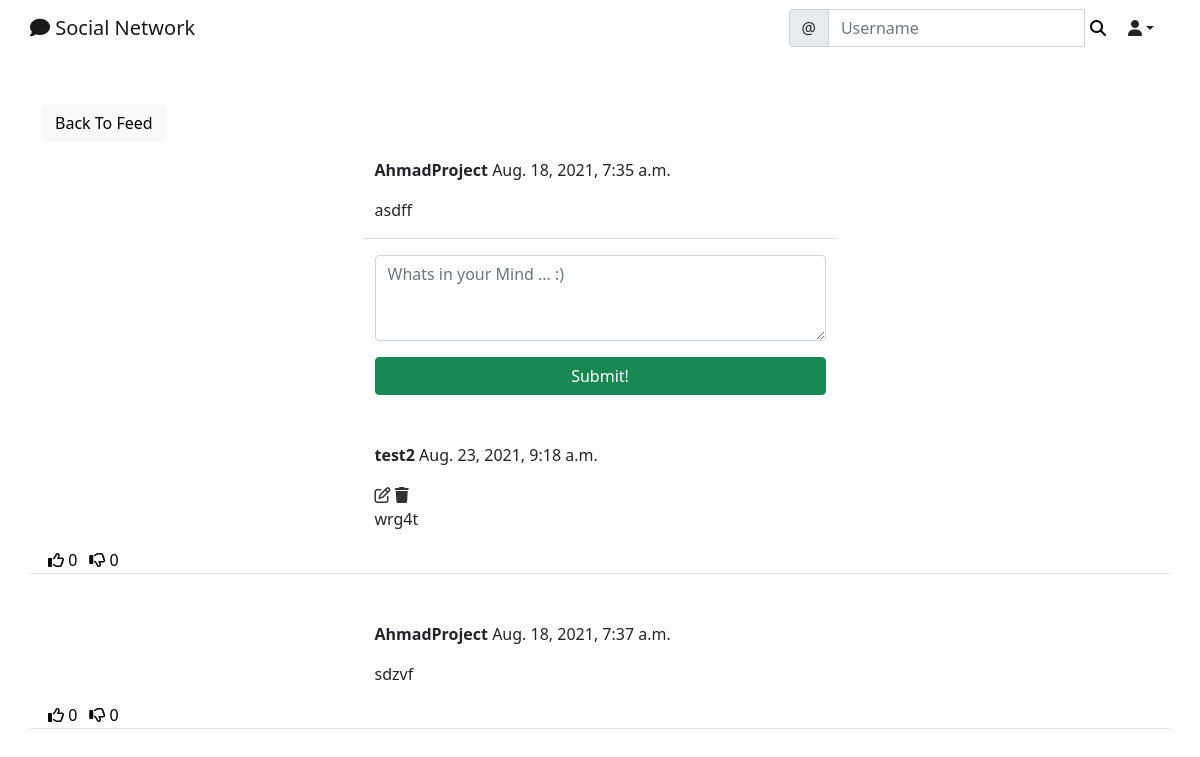
The page /social/post/15/ (signed in) on the database as committed earlier.
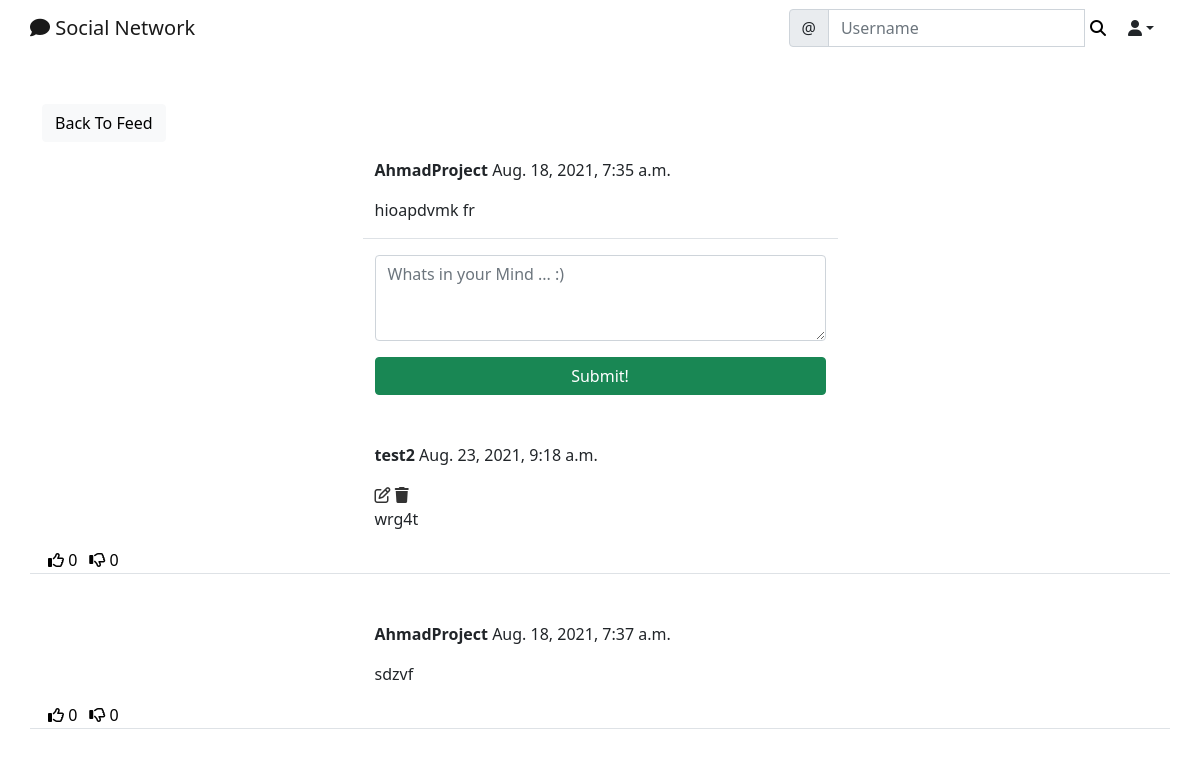
The same page on the database as committed later.
### social/models.py (models this page shows)
class Post(models.Model):
    body =models.TextField()
    created_on =models.DateTimeField(default=timezone.now)
    author = models.ForeignKey(User,on_delete=models.CASCADE)
    likes =models.ManyToManyField(User, blank=True ,related_name='likes')
    dislikes =models.ManyToManyField(User,blank=True,related_name='dislikes')

### social/views.py (the view, shortened to what this page needs)
# urls.py: path('post/<int:pk>/', PostDetailView.as_view(), name='post-detail'),
class PostDetailView(LoginRequiredMixin, View):
    def get(self, request, pk, *args, **kwargs):
        post = Post.objects.get(pk=pk)
        form = CommentForm()
        comments = Comment.objects.filter(post=post).order_by('-created_on')
        context = {
            'post': post,
            'form': form,
            'comments': comments,
        }
        return render(request, 'social/post_detail.html', context)

### social/forms.py
class CommentForm(forms.ModelForm):
    comment = forms.CharField(
        label= '',
        widget= forms.Textarea(attrs={
            'rows':'3' ,
            'placeholder':'Whats in your Mind ... :)',
        }))
    class Meta :
        model = Comment
        fields = ['comment']

### social/templates/social/post_detail.html (shortened to what this page needs)
{% extends 'landing/base.html' %}
{% load crispy_forms_tags %}
{% block content %}
<div class="container">
    <div class="row  mt-5">
        <div class="col-md-5 col-sm-6">
            <a href="{%url 'post-list'%}" class="btn btn-light">Back To Feed </a>
        </div>
    </div>
    <div class="row justify-content-center mt-3">
        <div class="col-md-5 col-sm-12 border-bottom">
            <p><strong>{{ post.author }}</strong> {{ post.created_on }}
            </p>
            <p>{{ post.body }}</p>
        </div>
    </div>
    <div class="row justify-content-center mt-3 mb-5">
        <div class="col-md-5 col-sm-12">
            <form method="POST">
                {{ form | crispy }}
                <div class="d-grid gap-2">
                    <button class="btn btn-success mt-3">Submit!</button>
                </div>
            </form>
        </div>
    </div>
    {% for comment in comments %}
    <div class="row justify-content-center mt-3 mb-5 border-bottom">
        <div class="col-md-5 col-sm-12">
            <p><strong>{{comment.author}} </strong>{{comment.created_on}}</p>
            {% if request.user == comment.author %}
            <a href="{% url 'post-edit' post.pk %}" style="color: #333;"><i class="far fa-edit"></i></a>
            <a href="{% url 'comment-delete' post.pk comment.pk %}" style="color: #333;"><i
                    class="fas fa-trash"></i></a>
            {% endif %}
            <p>{{comment.comment}}</p>
        </div>
        <div class="d-flex flex-row">
            <form method="POST" action="{% url 'like' post.pk %}">
                <button style="background-color: transparent; border: none; box-shadow: none;" type="submit"><i
                        class="far fa-thumbs-up"></i> <span>{{ post.likes.all.count }}</span></button>
            </form>
            <form method="POST" action="{% url 'dislike' post.pk %}">
                <button style="background-color: transparent; border: none; box-shadow: none;" type="submit"><i
                        class="far fa-thumbs-down"></i> <span>{{ post.dislikes.all.count }}</span></button>
            </form>
        </div>
    </div>
    {% endfor %}
</div>
{% endblock content %}

Rows that differ between the two databases and show on the page:
changed Post "AhmadProject": body "asdff" → "hioapdvmk fr"
